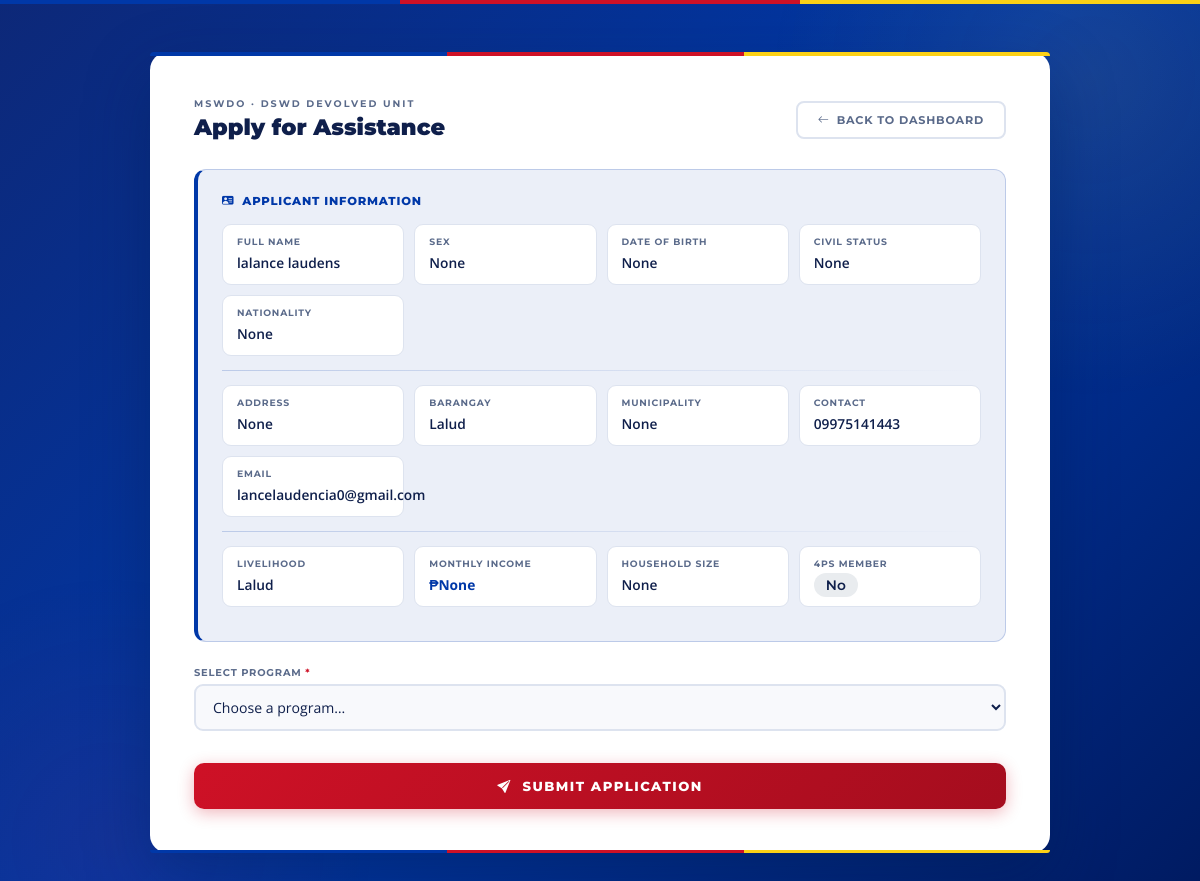
/client/apply/ (signed in), run on the app's committed database.
### core/models.py (models this page shows, shortened)
class Client(models.Model):
    first_name   = models.CharField(max_length=120)
    middle_name  = models.CharField(max_length=120, blank=True, null=True)
    last_name    = models.CharField(max_length=120)
    sex          = models.CharField(max_length=10, blank=True, null=True)
    birth_date   = models.DateField(blank=True, null=True)
    civil_status = models.CharField(max_length=30, blank=True, null=True)
    nationality  = models.CharField(max_length=50, blank=True, null=True)
    address      = models.TextField(blank=True, null=True)
    barangay     = models.CharField(max_length=100, blank=True, null=True)
    municipality = models.CharField(max_length=100, blank=True, null=True)
    email        = models.EmailField(blank=True, null=True)
    contact_no   = models.CharField(max_length=20, blank=True, null=True)
    livelihood      = models.CharField(max_length=100, blank=True, null=True)
    monthly_income  = models.DecimalField(max_digits=12, decimal_places=2, blank=True, null=True)
    household_size  = models.IntegerField(blank=True, null=True)
    has_disability  = models.CharField(max_length=10, blank=True, null=True)
    is_senior       = models.CharField(max_length=10, blank=True, null=True)
    previous_aid    = models.CharField(max_length=10, blank=True, null=True)
    is_solo_parent  = models.CharField(max_length=3, default='No', blank=True, null=True)
    is_indigenous   = models.CharField(max_length=3, default='No', blank=True, null=True)
    sectors = models.JSONField(default=list, blank=True)
    is_4ps          = models.CharField(max_length=3, default='No', blank=True, null=True)
    fourps_id       = models.CharField(max_length=50, blank=True, null=True)
    created_at      = models.DateTimeField(auto_now_add=True)
    @property
    def full_name(self):
        return f"{self.first_name} {self.last_name}"

### core/views.py (the view, shortened to what this page needs)
# urls.py: path('client/apply/', views.client_apply_program, name='client_apply_program'),
def client_apply_program(request):
    client_id = request.session.get("client_id")
    if not client_id:
        return redirect("client_login")
    client = get_object_or_404(Client, id=client_id)
    return render(request, "client_apply_program.html", {"client": client})

### core/context_processors.py (called while the page is built)
def notifications_processor(request):
    if request.user.is_authenticated:
        user_role = getattr(request.user, "role", None)
        if user_role in ["staff", "admin"] or request.user.is_superuser:
            notifications_all = Notification.objects.filter(
                recipient=request.user
            ).order_by('-created_at')
            unread_notifications_count = notifications_all.filter(is_read=False).count()
            notifications = notifications_all[:10]
        else:
            notifications = []
            unread_notifications_count = 0
    else:
        notifications = []
        unread_notifications_count = 0
    return {
        'notifications': notifications,
        'unread_notifications_count': unread_notifications_count,
    }

### core/templates/client_apply_program.html (shortened to what this page needs)
{% load static %}
<!DOCTYPE html>
<html lang="en">
<head>
  <link rel="stylesheet" href="https://cdn.jsdelivr.net/npm/bootstrap-icons@1.11.3/font/bootstrap-icons.min.css" />
</head>
<body>
<div class="container">
  <div class="page-header">
    <div class="page-header-left">
      <div class="eyebrow">MSWDO · DSWD Devolved Unit</div>
      <h2>Apply for Assistance</h2>
    </div>
    <a href="{% url 'client_dashboard' %}" class="btn-back">
      <i class="bi bi-arrow-left"></i> Back to Dashboard
    </a>
  </div>
  <div class="info-card">
    <div class="info-card-title"><i class="bi bi-person-vcard-fill"></i> Applicant Information</div>
    <div class="info-grid">
      <div class="info-item"><strong>Full Name</strong><span>{{ client.full_name }}</span></div>
      <div class="info-item"><strong>Sex</strong><span>{{ client.sex }}</span></div>
      <div class="info-item"><strong>Date of Birth</strong><span>{{ client.birth_date }}</span></div>
      <div class="info-item"><strong>Civil Status</strong><span>{{ client.civil_status }}</span></div>
      <div class="info-item"><strong>Nationality</strong><span>{{ client.nationality }}</span></div>
    </div>
    <div class="info-divider"></div>
    <div class="info-grid">
      <div class="info-item"><strong>Address</strong><span>{{ client.address }}</span></div>
      <div class="info-item"><strong>Barangay</strong><span>{{ client.barangay }}</span></div>
      <div class="info-item"><strong>Municipality</strong><span>{{ client.municipality }}</span></div>
      <div class="info-item"><strong>Contact</strong><span>{{ client.contact_no }}</span></div>
      <div class="info-item"><strong>Email</strong><span>{{ client.email|default:"—" }}</span></div>
    </div>
    <div class="info-divider"></div>
    <div class="info-grid">
      <div class="info-item"><strong>Livelihood</strong><span>{{ client.livelihood }}</span></div>
      <div class="info-item"><strong>Monthly Income</strong><span class="income-val">₱{{ client.monthly_income }}</span></div>
      <div class="info-item"><strong>Household Size</strong><span>{{ client.household_size }}</span></div>
      <div class="info-item">
        <strong>4Ps Member</strong>
        {% if client.is_4ps == "Yes" %}
          <span>
            <span class="fourps-badge-info"><i class="bi bi-patch-check-fill"></i> 4Ps</span>
            {% if client.fourps_id %}
              <small style="display:block;color:var(--text-secondary);font-size:.75rem;margin-top:3px;">ID: {{ client.fourps_id }}</small>
            {% endif %}
          </span>
        {% else %}
          <span><span class="badge-no">No</span></span>
        {% endif %}
      </div>
    </div>
  </div>
  <form method="POST" enctype="multipart/form-data">
    <div class="field program-select-wrap">
      <label>Select Program <span class="req">*</span></label>
      <div class="program-select-row">
        <select name="aid_type" id="aidType" required onchange="showFields(); updateInfoBtn();">
          <option value="">Choose a program…</option>
        </select>
      </div>
    </div>
    <button type="submit">
      <i class="bi bi-send-fill"></i>&nbsp; Submit Application
    </button>
  </form>
  <div class="flag-strip"></div>
</div>
</body>
</html>

### data on the page
Client: full_name "lalance laudens", sex "None", birth_date "None", civil_status "None", nationality "None", address "None", barangay "Lalud", municipality "None", contact_no "09975141443", email "lancelaudencia0@gmail.com", livelihood "Lalud", monthly_income "None", household_size "None"
